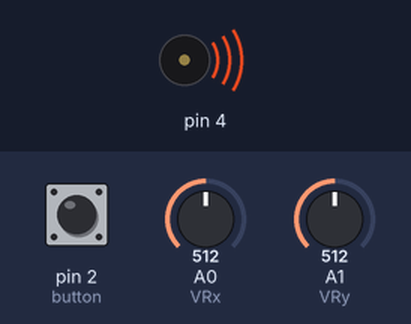
The sketch below on a simulated Arduino Uno, built with avr-gcc and run on an emulated ATmega328P. Parts: buzzer (waves = sounding). The inputs (shaded band) are chosen by the test bench; at power-on: pin 2 (button) LOW, A0 (VRx) = 512, A1 (VRy) = 512.

Above: at 0.1 s.
Timing chart, 0 to 1.6 s (numbered marks = the images above):
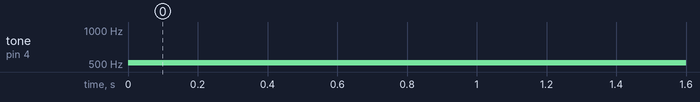

The sketch:

joystick_sound.ino
```cpp
//Conectati doua difuzoare si un joystick,
//  modificati frecventa sunetului la cele doua difuzoare in functie de pozitia pe cele doua axe al joystickului.

const int button = 2;
const int VRx = 0;
const int VRy = 1;
const int buzzer1 = 3;
const int buzzer2 = 4;

int x = 0;
int y = 0;
int but = 0;

void setup()
{
  pinMode(button,INPUT);

  Serial.begin(9600);
}

void loop()
{
  x   = analogRead(VRx);
  y   = analogRead(VRy);
  but = digitalRead(button);

  sound_coordinate(buzzer1,x);
  sound_coordinate(buzzer2,y);
}

void print_coordinates_button()
{
  Serial.print(x);
  Serial.print("\t");
  Serial.print(y);
  Serial.print("\t");
  Serial.println(digitalRead(button));
}

void sound_coordinate(int pin, int coordinate)
{
  if(coordinate)
    tone(pin,coordinate);
  else
    noTone(pin);
}
```

Measured:
- by itself, tone on pin 4: silent → 512 Hz at 0.00 s
